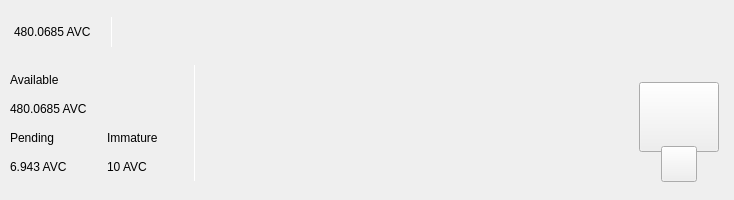
<?xml version="1.0" encoding="UTF-8"?>
<ui version="4.0">
 <class>TopBar</class>
 <widget class="QWidget" name="TopBar">
  <property name="geometry">
   <rect>
    <x>0</x>
    <y>0</y>
    <width>734</width>
    <height>200</height>
   </rect>
  </property>
  <property name="minimumSize">
   <size>
    <width>0</width>
    <height>200</height>
   </size>
  </property>
  <property name="maximumSize">
   <size>
    <width>16777215</width>
    <height>200</height>
   </size>
  </property>
  <property name="windowTitle">
   <string>Form</string>
  </property>
  <layout class="QVBoxLayout" name="verticalLayout_10" stretch="0">
   <property name="spacing">
    <number>0</number>
   </property>
   <property name="leftMargin">
    <number>0</number>
   </property>
   <property name="topMargin">
    <number>0</number>
   </property>
   <property name="rightMargin">
    <number>0</number>
   </property>
   <property name="bottomMargin">
    <number>0</number>
   </property>
   <item>
    <widget class="PFBorderImage" name="containerTop" native="true">
     <layout class="QVBoxLayout" name="verticalLayout_11">
      <property name="spacing">
       <number>0</number>
      </property>
      <property name="leftMargin">
       <number>0</number>
      </property>
      <property name="topMargin">
       <number>0</number>
      </property>
      <property name="rightMargin">
       <number>0</number>
      </property>
      <property name="bottomMargin">
       <number>0</number>
      </property>
      <item>
       <widget class="QWidget" name="top_container_2" native="true">
        <property name="minimumSize">
         <size>
          <width>0</width>
          <height>65</height>
         </size>
        </property>
        <layout class="QHBoxLayout" name="top_container">
         <property name="spacing">
          <number>0</number>
         </property>
         <property name="leftMargin">
          <number>14</number>
         </property>
         <property name="topMargin">
          <number>0</number>
         </property>
         <property name="rightMargin">
          <number>14</number>
         </property>
         <property name="bottomMargin">
          <number>0</number>
         </property>
         <item alignment="Qt::AlignVCenter">
          <widget class="QWidget" name="widgetTopAmount" native="true">
           <property name="sizePolicy">
            <sizepolicy hsizetype="Preferred" vsizetype="Maximum">
             <horstretch>0</horstretch>
             <verstretch>0</verstretch>
            </sizepolicy>
           </property>
           <layout class="QHBoxLayout" name="horizontalLayout_5">
            <property name="spacing">
             <number>0</number>
            </property>
            <property name="leftMargin">
             <number>0</number>
            </property>
            <property name="topMargin">
             <number>0</number>
            </property>
            <property name="rightMargin">
             <number>0</number>
            </property>
            <property name="bottomMargin">
             <number>0</number>
            </property>
            <item alignment="Qt::AlignTop">
             <widget class="QLabel" name="labelAmountTopAVC">
              <property name="minimumSize">
               <size>
                <width>0</width>
                <height>36</height>
               </size>
              </property>
              <property name="styleSheet">
               <string notr="true">padding:0px;margin:0px;</string>
              </property>
              <property name="text">
               <string>480.0685 AVC</string>
              </property>
             </widget>
            </item>
            <item>
             <spacer name="horizontalSpacer_11">
              <property name="orientation">
               <enum>Qt::Horizontal</enum>
              </property>
              <property name="sizeType">
               <enum>QSizePolicy::Fixed</enum>
              </property>
              <property name="sizeHint" stdset="0">
               <size>
                <width>20</width>
                <height>20</height>
               </size>
              </property>
             </spacer>
            </item>
            <item alignment="Qt::AlignVCenter">
             <widget class="QLabel" name="label_16">
              <property name="minimumSize">
               <size>
                <width>1</width>
                <height>30</height>
               </size>
              </property>
              <property name="maximumSize">
               <size>
                <width>1</width>
                <height>30</height>
               </size>
              </property>
              <property name="styleSheet">
               <string notr="true">background-color:white;
padding:0px;
border:none;</string>
              </property>
              <property name="text">
               <string/>
              </property>
             </widget>
            </item>
           </layout>
          </widget>
         </item>
         <item>
          <spacer name="horizontalSpacer">
           <property name="orientation">
            <enum>Qt::Horizontal</enum>
           </property>
           <property name="sizeHint" stdset="0">
            <size>
             <width>40</width>
             <height>20</height>
            </size>
           </property>
          </spacer>
         </item>
         <item>
          <layout class="QHBoxLayout" name="horizontalLayout_4">
           <property name="spacing">
            <number>12</number>
           </property>
           <property name="rightMargin">
            <number>0</number>
           </property>
           <item alignment="Qt::AlignRight">
            <widget class="QWidget" name="layoutSync" native="true">
             <property name="minimumSize">
              <size>
               <width>0</width>
               <height>36</height>
              </size>
             </property>
             <property name="maximumSize">
              <size>
               <width>16777215</width>
               <height>36</height>
              </size>
             </property>
             <layout class="QVBoxLayout" name="verticalLayout_9">
              <property name="leftMargin">
               <number>0</number>
              </property>
              <property name="topMargin">
               <number>0</number>
              </property>
              <property name="rightMargin">
               <number>0</number>
              </property>
              <property name="bottomMargin">
               <number>0</number>
              </property>
              <item>
               <widget class="ExpandableButton" name="pushButtonSync" native="true">
                <property name="minimumSize">
                 <size>
                  <width>36</width>
                  <height>36</height>
                 </size>
                </property>
                <property name="maximumSize">
                 <size>
                  <width>16777215</width>
                  <height>36</height>
                 </size>
                </property>
               </widget>
              </item>
             </layout>
            </widget>
           </item>
           <item>
            <widget class="ExpandableButton" name="pushButtonStack" native="true">
             <property name="minimumSize">
              <size>
               <width>36</width>
               <height>36</height>
              </size>
             </property>
            </widget>
           </item>
           <item>
            <widget class="ExpandableButton" name="pushButtonColdStaking" native="true">
             <property name="minimumSize">
              <size>
               <width>36</width>
               <height>36</height>
              </size>
             </property>
            </widget>
           </item>
           <item>
            <widget class="ExpandableButton" name="pushButtonConnection" native="true">
             <property name="minimumSize">
              <size>
               <width>36</width>
               <height>36</height>
              </size>
             </property>
            </widget>
           </item>
           <item>
            <widget class="ExpandableButton" name="pushButtonLock" native="true">
             <property name="sizePolicy">
              <sizepolicy hsizetype="Expanding" vsizetype="Expanding">
               <horstretch>0</horstretch>
               <verstretch>0</verstretch>
              </sizepolicy>
             </property>
             <property name="minimumSize">
              <size>
               <width>36</width>
               <height>0</height>
              </size>
             </property>
            </widget>
           </item>
           <item>
            <widget class="ExpandableButton" name="pushButtonTheme" native="true">
             <property name="minimumSize">
              <size>
               <width>36</width>
               <height>36</height>
              </size>
             </property>
             <property name="maximumSize">
              <size>
               <width>16777215</width>
               <height>36</height>
              </size>
             </property>
            </widget>
           </item>
           <item>
            <widget class="ExpandableButton" name="pushButtonFAQ" native="true">
             <property name="minimumSize">
              <size>
               <width>36</width>
               <height>36</height>
              </size>
             </property>
            </widget>
           </item>
          </layout>
         </item>
        </layout>
       </widget>
      </item>
      <item>
       <widget class="QWidget" name="bottom_container" native="true">
        <property name="minimumSize">
         <size>
          <width>0</width>
          <height>135</height>
         </size>
        </property>
        <layout class="QHBoxLayout" name="botton_container">
         <property name="leftMargin">
          <number>10</number>
         </property>
         <property name="topMargin">
          <number>0</number>
         </property>
         <property name="rightMargin">
          <number>10</number>
         </property>
         <property name="bottomMargin">
          <number>10</number>
         </property>
         <item>
          <layout class="QHBoxLayout" name="horizontalLayout_3">
           <property name="bottomMargin">
            <number>9</number>
           </property>
           <item>
            <layout class="QVBoxLayout" name="verticalLayout_7">
             <property name="spacing">
              <number>0</number>
             </property>
             <property name="leftMargin">
              <number>0</number>
             </property>
             <property name="rightMargin">
              <number>30</number>
             </property>
             <item>
              <layout class="QVBoxLayout" name="verticalLayout_2">
               <item>
                <widget class="QLabel" name="labelTitle1">
                 <property name="text">
                  <string>Available</string>
                 </property>
                </widget>
               </item>
               <item>
                <widget class="QLabel" name="labelAmountAVC">
                 <property name="text">
                  <string>480.0685 AVC</string>
                 </property>
                </widget>
               </item>
              </layout>
             </item>
             <item>
              <layout class="QHBoxLayout" name="horizontalLayout_2">
               <property name="spacing">
                <number>0</number>
               </property>
               <item>
                <layout class="QVBoxLayout" name="verticalLayout_3">
                 <item>
                  <widget class="QLabel" name="labelTitle3">
                   <property name="text">
                    <string>Pending</string>
                   </property>
                  </widget>
                 </item>
                 <item>
                  <widget class="QLabel" name="labelPendingAVC">
                   <property name="text">
                    <string>6.943 AVC</string>
                   </property>
                  </widget>
                 </item>
                </layout>
               </item>
               <item>
                <spacer name="horizontalSpacer_3">
                 <property name="orientation">
                  <enum>Qt::Horizontal</enum>
                 </property>
                 <property name="sizeType">
                  <enum>QSizePolicy::Fixed</enum>
                 </property>
                 <property name="sizeHint" stdset="0">
                  <size>
                   <width>40</width>
                   <height>20</height>
                  </size>
                 </property>
                </spacer>
               </item>
               <item>
                <layout class="QVBoxLayout" name="verticalLayout_4">
                 <item>
                  <widget class="QLabel" name="labelTitle4">
                   <property name="text">
                    <string>Immature</string>
                   </property>
                  </widget>
                 </item>
                 <item>
                  <widget class="QLabel" name="labelImmatureAVC">
                   <property name="text">
                    <string>10 AVC</string>
                   </property>
                  </widget>
                 </item>
                </layout>
               </item>
              </layout>
             </item>
            </layout>
           </item>
           <item>
            <widget class="QLabel" name="label_9">
             <property name="minimumSize">
              <size>
               <width>1</width>
               <height>100</height>
              </size>
             </property>
             <property name="maximumSize">
              <size>
               <width>1</width>
               <height>16777215</height>
              </size>
             </property>
             <property name="styleSheet">
              <string notr="true">background-color:white;
padding:0px;
border:none;</string>
             </property>
             <property name="text">
              <string/>
             </property>
            </widget>
           </item>
          </layout>
         </item>
         <item>
          <spacer name="horizontalSpacer_2">
           <property name="orientation">
            <enum>Qt::Horizontal</enum>
           </property>
           <property name="sizeHint" stdset="0">
            <size>
             <width>40</width>
             <height>20</height>
            </size>
           </property>
          </spacer>
         </item>
         <item alignment="Qt::AlignHCenter|Qt::AlignVCenter">
          <widget class="QWidget" name="qrContainer" native="true">
           <property name="sizePolicy">
            <sizepolicy hsizetype="Preferred" vsizetype="Minimum">
             <horstretch>0</horstretch>
             <verstretch>0</verstretch>
            </sizepolicy>
           </property>
           <property name="minimumSize">
            <size>
             <width>90</width>
             <height>110</height>
            </size>
           </property>
           <property name="maximumSize">
            <size>
             <width>90</width>
             <height>110</height>
            </size>
           </property>
           <layout class="QVBoxLayout" name="containerQR">
            <property name="spacing">
             <number>0</number>
            </property>
            <property name="leftMargin">
             <number>5</number>
            </property>
            <property name="topMargin">
             <number>10</number>
            </property>
            <property name="rightMargin">
             <number>5</number>
            </property>
            <property name="bottomMargin">
             <number>0</number>
            </property>
            <item>
             <widget class="QPushButton" name="btnQr">
              <property name="minimumSize">
               <size>
                <width>70</width>
                <height>70</height>
               </size>
              </property>
              <property name="maximumSize">
               <size>
                <width>16777215</width>
                <height>70</height>
               </size>
              </property>
              <property name="focusPolicy">
               <enum>Qt::NoFocus</enum>
              </property>
              <property name="text">
               <string/>
              </property>
              <property name="iconSize">
               <size>
                <width>70</width>
                <height>70</height>
               </size>
              </property>
             </widget>
            </item>
            <item>
             <spacer name="verticalSpacer">
              <property name="orientation">
               <enum>Qt::Vertical</enum>
              </property>
              <property name="sizeType">
               <enum>QSizePolicy::Fixed</enum>
              </property>
              <property name="sizeHint" stdset="0">
               <size>
                <width>20</width>
                <height>20</height>
               </size>
              </property>
             </spacer>
            </item>
            <item alignment="Qt::AlignHCenter|Qt::AlignBottom">
             <widget class="QPushButton" name="pushButtonQR">
              <property name="minimumSize">
               <size>
                <width>36</width>
                <height>36</height>
               </size>
              </property>
              <property name="maximumSize">
               <size>
                <width>36</width>
                <height>36</height>
               </size>
              </property>
              <property name="focusPolicy">
               <enum>Qt::NoFocus</enum>
              </property>
              <property name="text">
               <string/>
              </property>
             </widget>
            </item>
           </layout>
          </widget>
         </item>
        </layout>
       </widget>
      </item>
     </layout>
    </widget>
   </item>
  </layout>
 </widget>
 <customwidgets>
  <customwidget>
   <class>ExpandableButton</class>
   <extends>QWidget</extends>
   <header>qt/AVC/expandablebutton.h</header>
   <container>1</container>
  </customwidget>
  <customwidget>
   <class>PFBorderImage</class>
   <extends>QFrame</extends>
   <header>qt/AVC/pfborderimage.h</header>
   <container>1</container>
  </customwidget>
 </customwidgets>
 <resources/>
 <connections/>
</ui>
